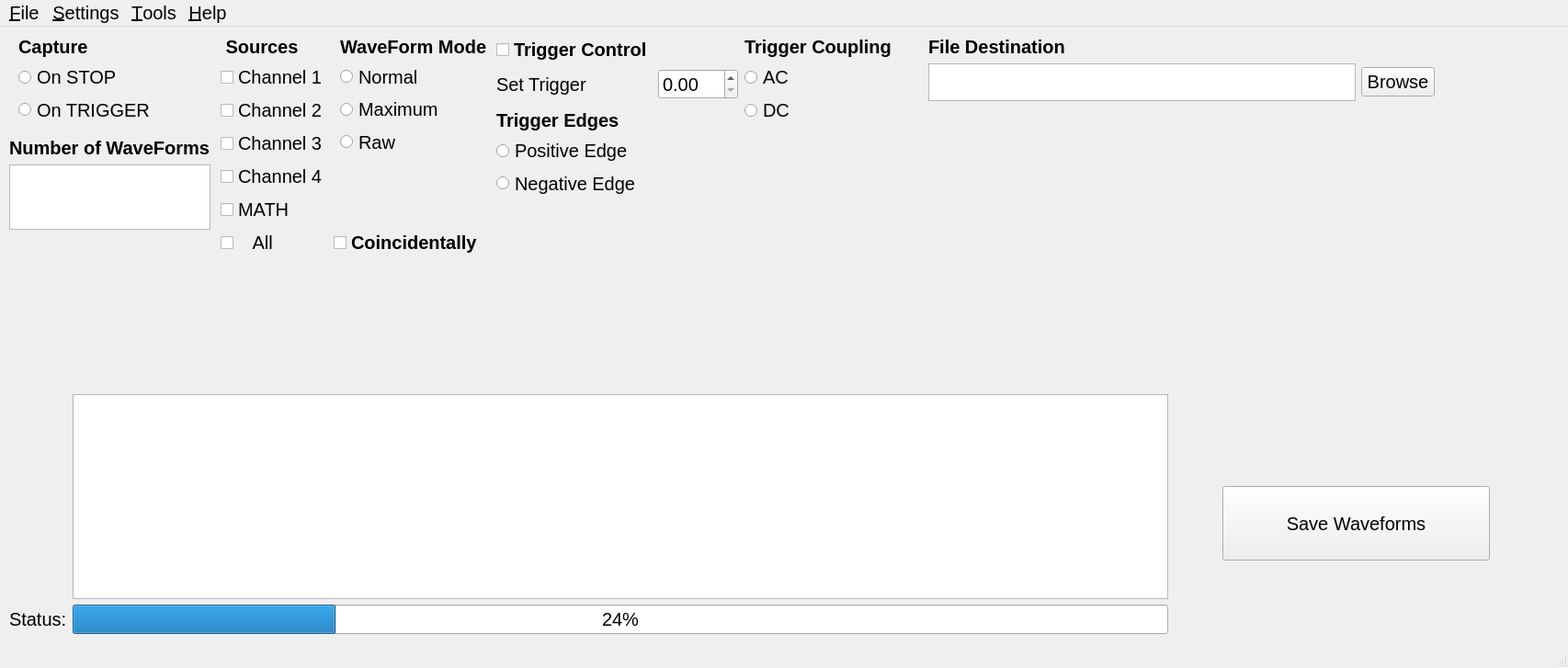
<?xml version="1.0" encoding="UTF-8"?>
<ui version="4.0">
 <class>MainWindow</class>
 <widget class="QMainWindow" name="MainWindow">
  <property name="geometry">
   <rect>
    <x>0</x>
    <y>0</y>
    <width>1706</width>
    <height>727</height>
   </rect>
  </property>
  <property name="font">
   <font>
    <pointsize>15</pointsize>
   </font>
  </property>
  <property name="windowTitle">
   <string>Rigol DS1000z Scope WaveForm Saver</string>
  </property>
  <widget class="QWidget" name="centralwidget">
   <widget class="QPushButton" name="pushButton">
    <property name="geometry">
     <rect>
      <x>1330</x>
      <y>500</y>
      <width>291</width>
      <height>81</height>
     </rect>
    </property>
    <property name="text">
     <string>Save Waveforms</string>
    </property>
   </widget>
   <widget class="QWidget" name="layoutWidget">
    <property name="geometry">
     <rect>
      <x>240</x>
      <y>10</y>
      <width>299</width>
      <height>338</height>
     </rect>
    </property>
    <layout class="QFormLayout" name="formLayout_2">
     <item row="0" column="0" colspan="2">
      <widget class="QLabel" name="label_2">
       <property name="font">
        <font>
         <weight>75</weight>
         <bold>true</bold>
        </font>
       </property>
       <property name="text">
        <string> Sources</string>
       </property>
       <property name="alignment">
        <set>Qt::AlignLeading|Qt::AlignLeft|Qt::AlignVCenter</set>
       </property>
      </widget>
     </item>
     <item row="1" column="0">
      <layout class="QFormLayout" name="formLayout">
       <item row="2" column="0">
        <widget class="QCheckBox" name="CHANnel3">
         <property name="text">
          <string>Channel 3</string>
         </property>
        </widget>
       </item>
       <item row="3" column="0">
        <widget class="QCheckBox" name="CHANnel4">
         <property name="text">
          <string>Channel 4</string>
         </property>
        </widget>
       </item>
       <item row="5" column="0">
        <widget class="QCheckBox" name="All">
         <property name="text">
          <string>   All</string>
         </property>
        </widget>
       </item>
       <item row="1" column="0">
        <widget class="QCheckBox" name="CHANnel2">
         <property name="text">
          <string>Channel 2</string>
         </property>
        </widget>
       </item>
       <item row="0" column="0">
        <widget class="QCheckBox" name="CHANnel1">
         <property name="text">
          <string>Channel 1</string>
         </property>
        </widget>
       </item>
       <item row="5" column="1">
        <widget class="QCheckBox" name="same">
         <property name="font">
          <font>
           <weight>75</weight>
           <bold>true</bold>
          </font>
         </property>
         <property name="text">
          <string>Coincidentally</string>
         </property>
        </widget>
       </item>
       <item row="4" column="0">
        <widget class="QCheckBox" name="MATH">
         <property name="text">
          <string>MATH</string>
         </property>
        </widget>
       </item>
      </layout>
     </item>
    </layout>
   </widget>
   <widget class="QWidget" name="layoutWidget_2">
    <property name="geometry">
     <rect>
      <x>810</x>
      <y>10</y>
      <width>167</width>
      <height>97</height>
     </rect>
    </property>
    <layout class="QFormLayout" name="formLayout_6">
     <item row="0" column="0">
      <widget class="QLabel" name="label_5">
       <property name="font">
        <font>
         <weight>75</weight>
         <bold>true</bold>
        </font>
       </property>
       <property name="text">
        <string>Trigger Coupling</string>
       </property>
      </widget>
     </item>
     <item row="1" column="0">
      <layout class="QFormLayout" name="formLayout_3">
       <item row="0" column="0">
        <widget class="QRadioButton" name="AC">
         <property name="text">
          <string>AC</string>
         </property>
        </widget>
       </item>
       <item row="1" column="0">
        <widget class="QRadioButton" name="DC">
         <property name="text">
          <string>DC</string>
         </property>
        </widget>
       </item>
      </layout>
     </item>
    </layout>
   </widget>
   <widget class="QWidget" name="layoutWidget">
    <property name="geometry">
     <rect>
      <x>10</x>
      <y>120</y>
      <width>219</width>
      <height>101</height>
     </rect>
    </property>
    <layout class="QGridLayout" name="gridLayout_3">
     <item row="1" column="0">
      <widget class="QTextEdit" name="textEdit">
       <property name="font">
        <font>
         <pointsize>31</pointsize>
        </font>
       </property>
      </widget>
     </item>
     <item row="0" column="0">
      <widget class="QLabel" name="label">
       <property name="font">
        <font>
         <weight>75</weight>
         <bold>true</bold>
        </font>
       </property>
       <property name="text">
        <string>Number of WaveForms</string>
       </property>
      </widget>
     </item>
    </layout>
   </widget>
   <widget class="QWidget" name="layoutWidget">
    <property name="geometry">
     <rect>
      <x>10</x>
      <y>400</y>
      <width>1261</width>
      <height>261</height>
     </rect>
    </property>
    <layout class="QGridLayout" name="gridLayout_4">
     <item row="1" column="0">
      <widget class="QLabel" name="label_4">
       <property name="text">
        <string>Status:</string>
       </property>
      </widget>
     </item>
     <item row="1" column="1">
      <widget class="QProgressBar" name="progressBar">
       <property name="value">
        <number>24</number>
       </property>
      </widget>
     </item>
     <item row="0" column="1">
      <widget class="QTextBrowser" name="textBrowser"/>
     </item>
    </layout>
   </widget>
   <widget class="QWidget" name="layoutWidget">
    <property name="geometry">
     <rect>
      <x>1010</x>
      <y>10</y>
      <width>551</width>
      <height>71</height>
     </rect>
    </property>
    <layout class="QGridLayout" name="gridLayout_5">
     <item row="1" column="1">
      <widget class="QPushButton" name="pushButton_3">
       <property name="text">
        <string>Browse</string>
       </property>
      </widget>
     </item>
     <item row="1" column="0">
      <widget class="QTextBrowser" name="textBrowser_2"/>
     </item>
     <item row="0" column="0">
      <widget class="QLabel" name="label_3">
       <property name="font">
        <font>
         <weight>75</weight>
         <bold>true</bold>
        </font>
       </property>
       <property name="text">
        <string>File Destination</string>
       </property>
      </widget>
     </item>
    </layout>
   </widget>
   <widget class="QWidget" name="layoutWidget">
    <property name="geometry">
     <rect>
      <x>370</x>
      <y>10</y>
      <width>168</width>
      <height>130</height>
     </rect>
    </property>
    <layout class="QFormLayout" name="formLayout_4">
     <item row="0" column="0">
      <widget class="QLabel" name="label_7">
       <property name="font">
        <font>
         <weight>75</weight>
         <bold>true</bold>
        </font>
       </property>
       <property name="text">
        <string>WaveForm Mode</string>
       </property>
      </widget>
     </item>
     <item row="1" column="0">
      <widget class="QRadioButton" name="NORMal">
       <property name="text">
        <string>Normal</string>
       </property>
      </widget>
     </item>
     <item row="2" column="0">
      <widget class="QRadioButton" name="MAXimum">
       <property name="text">
        <string>Maximum</string>
       </property>
      </widget>
     </item>
     <item row="3" column="0">
      <widget class="QRadioButton" name="RAW">
       <property name="text">
        <string>Raw</string>
       </property>
      </widget>
     </item>
    </layout>
   </widget>
   <widget class="QWidget" name="layoutWidget">
    <property name="geometry">
     <rect>
      <x>540</x>
      <y>10</y>
      <width>263</width>
      <height>69</height>
     </rect>
    </property>
    <layout class="QFormLayout" name="formLayout_5">
     <item row="0" column="0">
      <widget class="QCheckBox" name="trigger">
       <property name="font">
        <font>
         <weight>75</weight>
         <bold>true</bold>
        </font>
       </property>
       <property name="text">
        <string>Trigger Control</string>
       </property>
      </widget>
     </item>
     <item row="1" column="0">
      <widget class="QLabel" name="label_6">
       <property name="text">
        <string>Set Trigger</string>
       </property>
      </widget>
     </item>
     <item row="1" column="1">
      <widget class="QDoubleSpinBox" name="doubleSpinBox"/>
     </item>
    </layout>
   </widget>
   <widget class="QWidget" name="layoutWidget">
    <property name="geometry">
     <rect>
      <x>540</x>
      <y>90</y>
      <width>165</width>
      <height>95</height>
     </rect>
    </property>
    <layout class="QFormLayout" name="formLayout_7">
     <item row="0" column="0">
      <widget class="QLabel" name="label_8">
       <property name="font">
        <font>
         <weight>75</weight>
         <bold>true</bold>
        </font>
       </property>
       <property name="text">
        <string>Trigger Edges</string>
       </property>
      </widget>
     </item>
     <item row="1" column="0">
      <widget class="QRadioButton" name="POSitive">
       <property name="text">
        <string>Positive Edge</string>
       </property>
      </widget>
     </item>
     <item row="2" column="0">
      <widget class="QRadioButton" name="NEGative">
       <property name="text">
        <string>Negative Edge</string>
       </property>
      </widget>
     </item>
    </layout>
   </widget>
   <widget class="QWidget" name="layoutWidget">
    <property name="geometry">
     <rect>
      <x>20</x>
      <y>10</y>
      <width>184</width>
      <height>95</height>
     </rect>
    </property>
    <layout class="QFormLayout" name="formLayout_8">
     <item row="1" column="0">
      <widget class="QRadioButton" name="STOP">
       <property name="text">
        <string>On STOP</string>
       </property>
      </widget>
     </item>
     <item row="2" column="0">
      <widget class="QRadioButton" name="TD">
       <property name="text">
        <string>On TRIGGER</string>
       </property>
      </widget>
     </item>
     <item row="0" column="0" colspan="2">
      <widget class="QLabel" name="label_9">
       <property name="font">
        <font>
         <weight>75</weight>
         <bold>true</bold>
        </font>
       </property>
       <property name="text">
        <string>Capture </string>
       </property>
      </widget>
     </item>
    </layout>
   </widget>
  </widget>
  <widget class="QMenuBar" name="menubar">
   <property name="geometry">
    <rect>
     <x>0</x>
     <y>0</y>
     <width>1706</width>
     <height>28</height>
    </rect>
   </property>
   <widget class="QMenu" name="menuFile">
    <property name="title">
     <string>&amp;File</string>
    </property>
    <addaction name="actionConnection"/>
    <addaction name="actionExit"/>
   </widget>
   <widget class="QMenu" name="menuHelp">
    <property name="title">
     <string>&amp;Help</string>
    </property>
   </widget>
   <widget class="QMenu" name="menuSettings">
    <property name="title">
     <string>&amp;Settings</string>
    </property>
    <addaction name="separator"/>
    <addaction name="separator"/>
    <addaction name="actionScope_Settings"/>
   </widget>
   <widget class="QMenu" name="menu_Tools">
    <property name="title">
     <string>&amp;Tools</string>
    </property>
    <addaction name="action_WaveForm_Viewer"/>
    <addaction name="action_Counter"/>
   </widget>
   <addaction name="menuFile"/>
   <addaction name="menuSettings"/>
   <addaction name="menu_Tools"/>
   <addaction name="menuHelp"/>
  </widget>
  <widget class="QStatusBar" name="statusbar"/>
  <action name="actionConnection">
   <property name="text">
    <string>&amp;Connection</string>
   </property>
  </action>
  <action name="actionExit">
   <property name="text">
    <string>&amp;Exit</string>
   </property>
  </action>
  <action name="actionScope_Settings">
   <property name="text">
    <string>&amp;Scope Settings</string>
   </property>
  </action>
  <action name="action_WaveForm_Viewer">
   <property name="text">
    <string>&amp;WaveForm Viewer</string>
   </property>
  </action>
  <action name="action_Counter">
   <property name="text">
    <string>&amp;Counter</string>
   </property>
  </action>
 </widget>
 <tabstops>
  <tabstop>CHANnel1</tabstop>
  <tabstop>CHANnel2</tabstop>
  <tabstop>textEdit</tabstop>
  <tabstop>CHANnel4</tabstop>
  <tabstop>CHANnel3</tabstop>
  <tabstop>All</tabstop>
  <tabstop>pushButton</tabstop>
  <tabstop>pushButton_3</tabstop>
  <tabstop>textBrowser_2</tabstop>
 </tabstops>
 <resources/>
 <connections>
  <connection>
   <sender>All</sender>
   <signal>pressed()</signal>
   <receiver>CHANnel1</receiver>
   <slot>click()</slot>
   <hints>
    <hint type="sourcelabel">
     <x>294</x>
     <y>237</y>
    </hint>
    <hint type="destinationlabel">
     <x>294</x>
     <y>71</y>
    </hint>
   </hints>
  </connection>
  <connection>
   <sender>All</sender>
   <signal>pressed()</signal>
   <receiver>CHANnel2</receiver>
   <slot>click()</slot>
   <hints>
    <hint type="sourcelabel">
     <x>240</x>
     <y>222</y>
    </hint>
    <hint type="destinationlabel">
     <x>240</x>
     <y>122</y>
    </hint>
   </hints>
  </connection>
  <connection>
   <sender>All</sender>
   <signal>pressed()</signal>
   <receiver>CHANnel3</receiver>
   <slot>click()</slot>
   <hints>
    <hint type="sourcelabel">
     <x>265</x>
     <y>217</y>
    </hint>
    <hint type="destinationlabel">
     <x>243</x>
     <y>152</y>
    </hint>
   </hints>
  </connection>
  <connection>
   <sender>All</sender>
   <signal>pressed()</signal>
   <receiver>CHANnel4</receiver>
   <slot>click()</slot>
   <hints>
    <hint type="sourcelabel">
     <x>261</x>
     <y>223</y>
    </hint>
    <hint type="destinationlabel">
     <x>263</x>
     <y>196</y>
    </hint>
   </hints>
  </connection>
  <connection>
   <sender>trigger</sender>
   <signal>pressed()</signal>
   <receiver>POSitive</receiver>
   <slot>click()</slot>
   <hints>
    <hint type="sourcelabel">
     <x>549</x>
     <y>62</y>
    </hint>
    <hint type="destinationlabel">
     <x>547</x>
     <y>163</y>
    </hint>
   </hints>
  </connection>
 </connections>
</ui>
